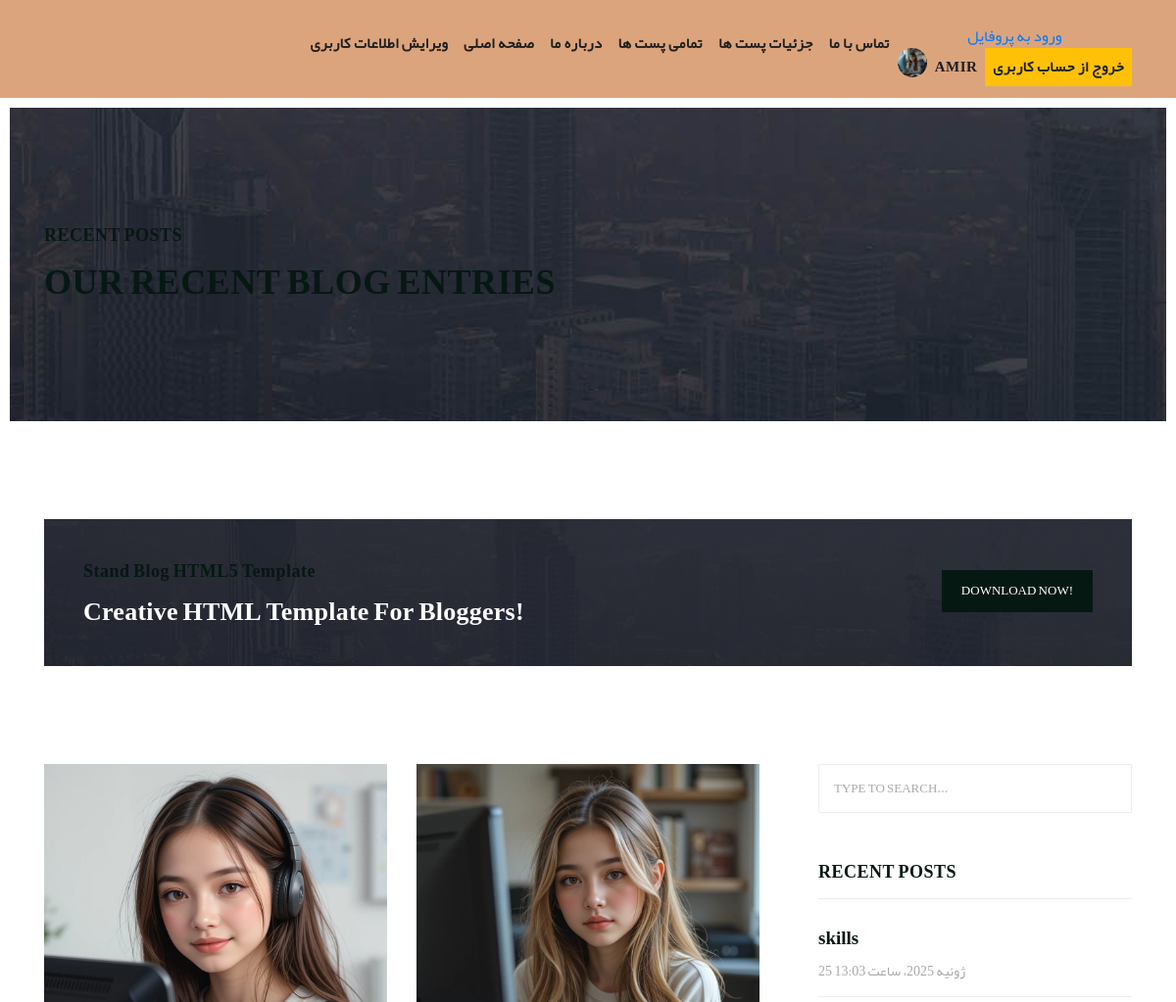
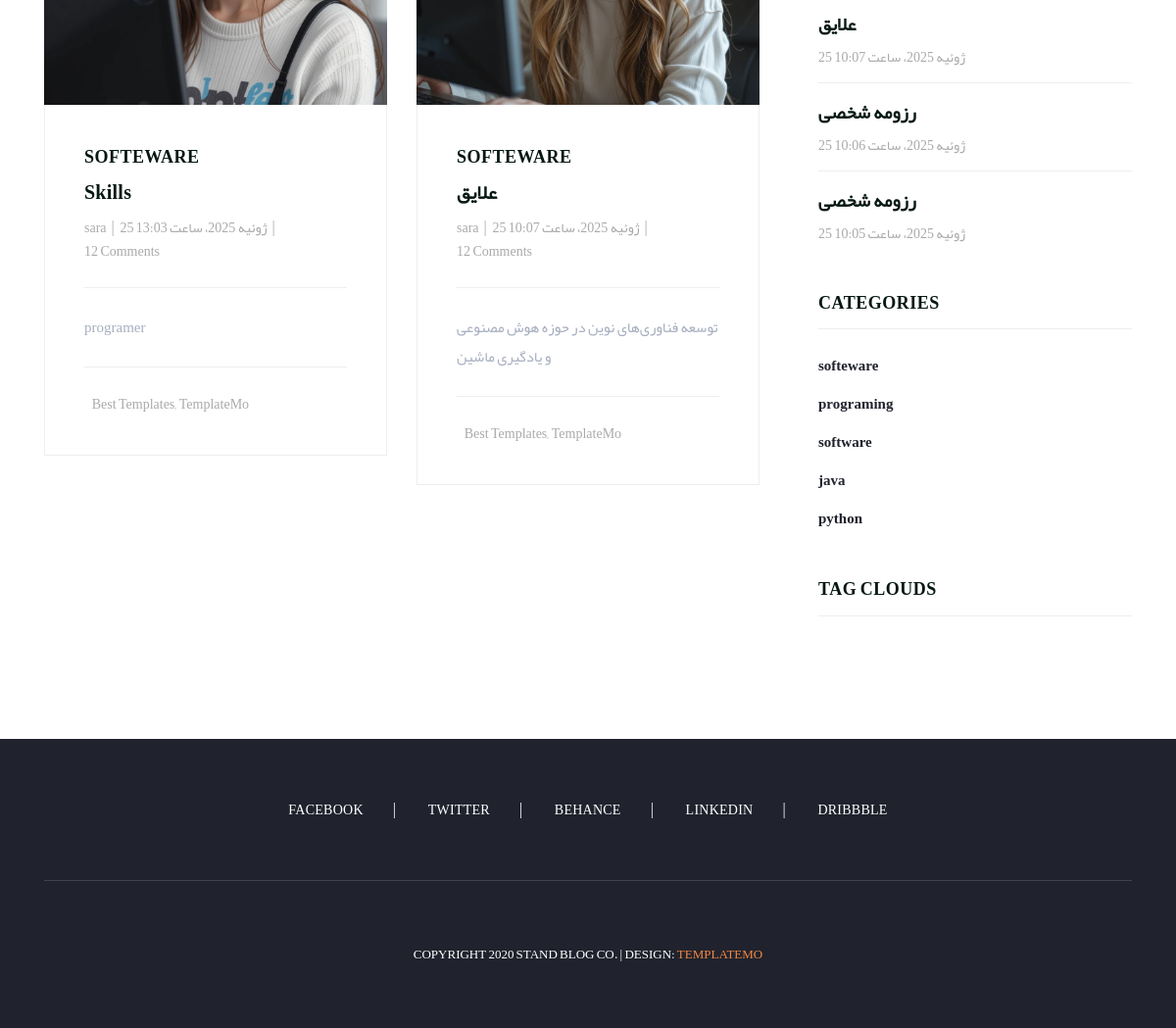
Screenshot of /articles/category/1 (signed in) with the database file from the repository (2 pictures, top to bottom).
### blog_app/models.py (models this page shows, shortened)
class Article(models.Model):
    author = models.ForeignKey(User,on_delete= models.CASCADE,verbose_name='نویسنده')
    category = models.ManyToManyField(Category,related_name='articles', verbose_name='دسته بندی')
    title = models.CharField(max_length=70, verbose_name='عنوان')
    body = models.TextField()
    image = models.ImageField(upload_to='images/articles', verbose_name='تصویر')
    created = models.DateTimeField(auto_now_add=True)
    updated = models.DateTimeField(auto_now=True)
    class Meta:
        verbose_name = 'مقاله'
        verbose_name_plural = 'مقالات'

class Category(models.Model):
    title = models.CharField(max_length=20,verbose_name='عنوان')
    created = models.DateTimeField(auto_now_add=True)
    class Meta:
        verbose_name = 'دسته بندی'
        verbose_name_plural = 'دسته بندی ها'
    def __str__(self):
        return self.title

### blog_app/views.py (the view)
# urls.py: path('category/<int:pk>',views.category_detail,name='category_detail'),
def category_detail(request,pk=None):
    category = get_object_or_404(Category,id=pk)
    articles = category.articles.all()
    return render(request,'blog_app/article_list.html',{'articles':articles})

### context_processors/context_processors.py (called while the page is built)
def recent_articels(request):
    recent_articels = Article.objects.order_by('-created')
    category = Category.objects.all()
    return {'recent_article':recent_articels , 'categories':category}

### blog_app/templates/blog_app/article_list.html (shortened to what this page needs)
{% extends "base.html" %}
{% load static %}
{% block main %}
    <div class="heading-page header-text">
      <section class="page-heading">
        <div class="container">
          <div class="row">
            <div class="col-lg-12">
              <div class="text-content">
                <h4>Recent Posts</h4>
                <h2>Our Recent Blog Entries</h2>
              </div>
            </div>
          </div>
        </div>
      </section>
    </div>
    <section class="call-to-action">
      <div class="container">
        <div class="row">
          <div class="col-lg-12">
            <div class="main-content">
              <div class="row">
                <div class="col-lg-8">
                  <span>Stand Blog HTML5 Template</span>
                  <h4>Creative HTML Template For Bloggers!</h4>
                </div>
                <div class="col-lg-4">
                  <div class="main-button">
                    <a href="https://templatemo.com/tm-551-stand-blog" target="_parent">Download Now!</a>
                  </div>
                </div>
              </div>
            </div>
          </div>
        </div>
      </div>
    </section>
    <section class="blog-posts grid-system">
      <div class="container">
        <div class="row">
          <div class="col-lg-8">
            <div class="all-blog-posts">
              <div class="row">
                {% for item in articles %}
                <div class="col-lg-6">
                  <div class="blog-post">
                    <div class="blog-thumb">
                      <img src="{{item.image.url}}" alt="">
                    </div>
                    <div class="down-content">
                      <span>{{item.category.all.first}}</span>
                      <a href="post-details.html"><h4>{{item.title}}</h4></a>
                      <ul class="post-info">
                        <li><a href="#">{{item.author.username}}</a></li>
                        <li><a href="#">{{item.created}}</a></li>
                        <li><a href="#">12 Comments</a></li>
                      </ul>
                      <p>{{item.body}}</p>
                      <div class="post-options">
                        <div class="row">
                          <div class="col-lg-12">
                            <ul class="post-tags">
                              <li></li>
                              <li><a href="#">Best Templates</a>,</li>
                              <li><a href="#">TemplateMo</a></li>
                            </ul>
                          </div>
                        </div>
                      </div>
                    </div>
                  </div>
                </div>
                {% endfor %}
                <div class="col-lg-12">
                </div>
              </div>
            </div>
          </div>
       <div class="col-lg-4">
{% include "includes/sidebar.html" %}
          </div>
        </div>
      </div>
    </section>
{% endblock main %}

### templates/base.html (shortened to what this page needs)
{% load static %}
<!DOCTYPE html>
<html lang="en">
  <head>
    {% include "includes/head_refrences.html" %}
  </head>
  <body>
    <header class="">
    {% include "includes/header.html" %}
    </header>
{% block main %}
{% endblock main %}
{% include "includes/footer.html" %}
  </body>
</html>

### templates/includes/head_refrences.html (shortened to what this page needs)
{% load static %}
<!DOCTYPE html>
<html lang="en">
    <link href=" {% static 'vendor/bootstrap/css/bootstrap.min.css' %} " rel="stylesheet">
    <link rel="stylesheet" href="{% static 'css/templatemo-stand-blog.css' %}">
    <link rel="stylesheet" href="{% static 'css/owl.css' %}">

### templates/includes/header.html (shortened to what this page needs)
{% load static %}
      <nav class="navbar navbar-expand-lg">
        <div class="container">
          <div class="collapse navbar-collapse" id="navbarResponsive">
            <ul class="navbar-nav ml-auto">
              <li class="nav-item  {% if request.resolver_match.url_name == 'home' %}active{% endif %} ">
                <a class="nav-link" href="{% url "account:edit" %}"> ویرایش اطلاعات کاربری
                </a>
              </li>
              <li class="nav-item  {% if request.resolver_match.url_name == 'home' %}active{% endif %} ">
                <a class="nav-link" href="{% url "home:home" %}">صفحه اصلی
                </a>
              </li>
              <li class="nav-item">
                <a class="nav-link" href="about.html">درباره ما</a>
              </li>
              <li class="nav-item  {% if request.resolver_match.url_name == 'article_list' %}active{% endif %} ">
                <a class="nav-link " href="{% url "blog:article_list" %} ">تمامی پست ها</a>
              </li>
              <li class="nav-item">
                <a class="nav-link" href="post-details.html">جزئیات پست ها</a>
              </li>
              <li class="nav-item">
                <a class="font !important nav-link" href="{% url "blog:contact_us" %}">تماس با ما</a>
              </li>
              <li class="nav-item {% if request.resolver_match.url_name == 'profile' %}active{% endif %} ">
                {% if request.user.is_authenticated %}
                <a class="" href=" {% url "account:profile" %}"> ورود به پروفایل</a>
                {% if request.user.first_name %}
                <div class="d-flex">
                  {% if user.profile.image %}
                  <span><img src="{{user.profile.image.url}}" width="30px" height="30px" style="border-radius: 100%;" alt=""></span>
                  {% else %}
                  <span><img src="{% static 'images/blog-thumb-05.jpg' %}" width="30px" height="30px" style="border-radius: 100%;" alt=""></span>
                  {% endif %}
                <a class="nav-link" href="">{{request.user.first_name}}</a>
                {% else %}
                <a class="nav-link" href="">{{request.user.username}}</a>
                {% endif %}
                 <a class="nav-link bg bg-warning" href="{% url "account:logout" %} ">خروج از حساب کاربری</a>
                {% endif %}
               </div>
              </li>
            </ul>
          </div>
        </div>
      </nav>

### templates/includes/sidebar.html (shortened to what this page needs)
{% load static %}
            <div class="sidebar">
              <div class="row">
                <div class="col-lg-12">
                  <div class="sidebar-item search">
                    <form id="search_form" name="gs" method="GET" action=" {% url "blog:search" %}">
                      <input type="text" name="q" class="searchText" placeholder="type to search..." autocomplete="on">
                    </form>
                  </div>
                </div>
                <div class="col-lg-12">
                  <div class="sidebar-item recent-posts">
                    <div class="sidebar-heading">
                      <h2>Recent Posts</h2>
                    </div>
                    <div class="content">
                      <ul>
                        {% for item in recent_article %}
                        <li><a href="post-details.html">
                          <h5>{{item.title}}</h5>
                          <span>{{item.created}}</span>
                        </a></li>
                        {% endfor %}
                      </ul>
                    </div>
                  </div>
                </div>
                <div class="col-lg-12">
                  <div class="sidebar-item categories">
                    <div class="sidebar-heading">
                      <h2>Categories</h2>
                    </div>
                    <div class="content">
                      <ul>
                        {% for item in categories %}
                        <li><a href=" {% url "blog:category_detail" item.id %}">{{item.title}}</a></li>
                        {% endfor %}
                      </ul>
                    </div>
                  </div>
                </div>
                <div class="col-lg-12">
                  <div class="sidebar-item tags">
                    <div class="sidebar-heading">
                      <h2>Tag Clouds</h2>
                    </div>
                  </div>
                </div>
              </div>
            </div>

### templates/includes/footer.html
{% load static %}
    <footer>
      <div class="container">
        <div class="row">
          <div class="col-lg-12">
            <ul class="social-icons">
              <li><a href="#">Facebook</a></li>
              <li><a href="#">Twitter</a></li>
              <li><a href="#">Behance</a></li>
              <li><a href="#">Linkedin</a></li>
              <li><a href="#">Dribbble</a></li>
            </ul>
          </div>
          <div class="col-lg-12">
            <div class="copyright-text">
              <p>Copyright 2020 Stand Blog Co.
                 | Design: <a rel="nofollow" href="https://templatemo.com" target="_parent">TemplateMo</a></p>
            </div>
          </div>
        </div>
      </div>
    </footer>

### templates/includes/footer_refrences.html (shortened to what this page needs)
{% load static %}

### rows the page displays
Article: image (picture), category.all.first "SOFTEWARE", title "Skills", author.username "sara", created "25 ژوئیه 2025، ساعت 13:03", body "programer", title "skills"
Article: image (picture), category.all.first "SOFTEWARE", title "علایق", author.username "sara", created "25 ژوئیه 2025، ساعت 10:07", body "توسعه فناوری‌های نوین در حوزه هوش مصنوعی و یادگیری ماشین"
Article: title "رزومه شخصی", created "25 ژوئیه 2025، ساعت 10:06"
Article: title "رزومه شخصی", created "25 ژوئیه 2025، ساعت 10:05"
Category: title "softeware"
Category: title "programing"
Category: title "software"
Category: title "java"
Category: title "python"

### other values shown
{{ request.user.first_name }} "AMIR"
